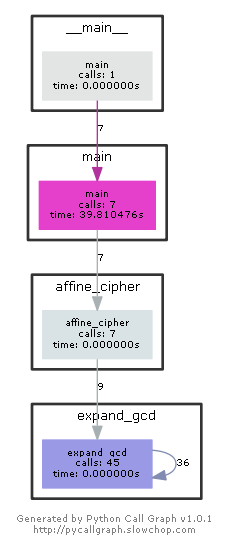

Write the Python code that produced this figure.
# -*- coding: utf-8 -*-
from pycallgraph import Config
from pycallgraph import GlobbingFilter
from pycallgraph import PyCallGraph
from pycallgraph.output import GraphvizOutput


def expand_gcd(a, b):  # 欧几里得拓展算法
    if b == 0:
        return 1, 0, a
    else:
        x_tmp, y_tmp, r = expand_gcd(b, a % b)
        x = y_tmp
        y = x_tmp - int(a // b) * y_tmp

        if r < 0:
            r = -r
            x = -x
            y = -y
        if x < 0:
            x = abs(abs(b) - abs(x)) % abs(b)
            y = (r - x * a) // b
        return x, y, r


def affine_cipher(s, k, b, mode):
    result = ""
    judge = expand_gcd(k, 26)[2]
    if judge == 1:
        if mode == 1:  # 加密模式
            for m in s:
                i = ord(m) - ord('a')
                c = (k * i + b) % 26 + ord('a')
                result += chr(c)

        else:  # 解密模式
            e = expand_gcd(k, 26)[0]
            for c in s:
                i = ord(c) - ord('a')
                m = ((i - b) * e) % 26 + ord('a')
                result += chr(m)
    else:
        result = "invalid key"

    return result


def main():
    s1 = input("")
    s2 = input("")
    s3 = input("")

    k, b = int(s1.strip().split()[0]) % 26, int(s1.strip().split()[1]) % 26
    s = s2.strip()
    mode = int(s3.strip())

    result = affine_cipher(s, k, b, mode)
    print(result)


if __name__ == "__main__":
    ############################################################################
    '''
        生成函数调用图
    '''
    config = Config()
    config.trace_filter = GlobbingFilter(
        include=[
            '*'
        ]
    )
    config.trace_filter = GlobbingFilter(
        exclude=['pycallgraph.*']
    )
    ############################################################################

    graphviz = GraphvizOutput()
    graphviz.output_file = '仿射密码.png'
    with PyCallGraph(output=graphviz, config=config):
        for i in range(7):
            main()
